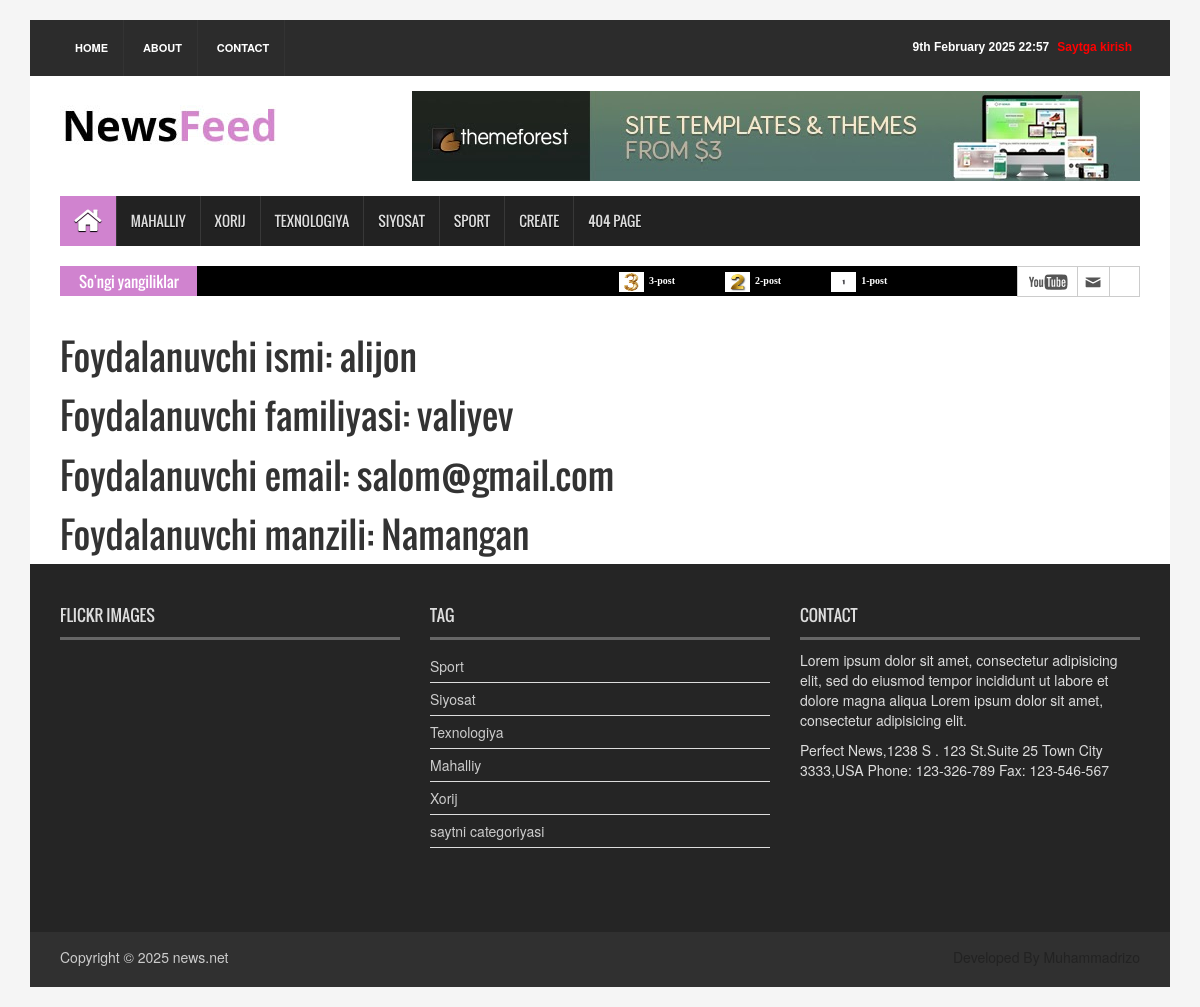
Page /users/detail/1 on the committed database.
### news_app/models.py (models this page shows, shortened)
class News(models.Model):
    class Status(models.TextChoices):
        Draft = 'DF', 'Draft'
        Published = 'PB', 'Publish'
    title = models.CharField(max_length=250)
    slug = models.SlugField(max_length=250)
    body = models.TextField()
    image = models.ImageField(upload_to='news/images')
    category = models.ForeignKey(Category, on_delete=models.CASCADE)
    publish_time = models.DateTimeField(default=timezone.now)
    created_time = models.DateTimeField(auto_now_add=True)
    update_time = models.DateTimeField(auto_now=True)
    status = models.CharField(max_length=2,
                              choices=Status.choices,
                              default=Status.Draft)
    objects = models.Manager()
    published = PublishedManager()
    class Meta:
        ordering = ["-publish_time"]
    def get_absolute_url(self):
        return reverse("news_detail", args=[self.slug])

class Category(models.Model):
    name = models.CharField(max_length=150)

### foydalanuvchilar/models.py (models this page shows, shortened)
class Foydalanuvchilar(models.Model):
    ism = models.CharField(max_length=50)
    familiya = models.CharField(max_length=50)
    login = models.CharField(max_length=50)
    email = models.CharField(max_length=50)
    tyil = models.DateTimeField()
    manzil = models.TextField()

### foydalanuvchilar/views.py (the view)
# urls.py: path('detail/<int:id>', users_detail, name="user_detail"),
def users_detail(request, id):
    userlar = Foydalanuvchilar.objects.get(id=id)
    context = {
        "user": userlar
    }
    return render(request, template_name='news/user_batafsil.html', context=context)

### news_app/context_processors.py (called while the page is built)
def latest_news(request):
    latest_news = News.published.all().order_by('-publish_time')[:10]
    categories = Category.objects.all()
    context = {
        "latest_news": latest_news,
        "categories": categories
    }
    return context

### news_app/models.py (called while the page is built)
    def get_queryset(self):
        return super().get_queryset().filter(status=News.Status.Published)

### templates/news/user_batafsil.html (shortened to what this page needs)
{% extends 'news/base.html' %}
{% load static %}
{% block content %}
  <section id="contentSection">
    <div class="row">
      <div class="col-lg-8 col-md-8 col-sm-8">
        <div class="left_content">
             <h1>  Foydalanuvchi ismi: {{ user.ism }} </h1>
             <h1>  Foydalanuvchi familiyasi: {{ user.familiya }} </h1>
             <h1>  Foydalanuvchi email: {{ user.email }} </h1>
             <h1>  Foydalanuvchi manzili: {{ user.manzil }} </h1>
      </div>
      </div>
    </div>
  </section>
{% endblock content %}

### templates/news/base.html (shortened to what this page needs)
{% load static %}
<!DOCTYPE html>
<html>
<head>
<link rel="stylesheet" type="text/css" href="{% static 'css/bootstrap.min.css' %}">
<link rel="stylesheet" type="text/css" href="{% static 'css/font-awesome.min.css' %}">
<link rel="stylesheet" type="text/css" href="{% static 'css/animate.css' %}">
<link rel="stylesheet" type="text/css" href="{% static 'css/font.css' %}">
<link rel="stylesheet" type="text/css" href="{% static 'css/li-scroller.css' %}">
<link rel="stylesheet" type="text/css" href="{% static 'css/slick.css' %}">
<link rel="stylesheet" type="text/css" href="{% static 'css/jquery.fancybox.css' %}">
<link rel="stylesheet" type="text/css" href="{% static 'css/theme.css' %}">
<link rel="stylesheet" type="text/css" href="{% static 'css/style.css' %}">
</head>
<body>
<div class="container">
  <header id="header">
    <div class="row">
      <div class="col-lg-12 col-md-12 col-sm-12">
        <div class="header_top">
          <div class="header_top_left">
            <ul class="top_nav">
              <li><a href="{% url 'home_page' %}">Home</a></li>
              <li><a href="{% url 'about_page' %}">About</a></li>
              <li><a href="{% url 'contact_page' %}">Contact</a></li>
            </ul>
          </div>
          <div class="header_top_right">
            {% if request.user.is_authenticated %}
            <p><a href="{% url 'logout' %}" style="color:red">Logout</a></p>
            <p><a href="{% url 'user_profile' %}" style="color:green">My profile</a></p>
            {% else %}
            <p><a href="{% url 'login' %}" style="color:red">Saytga kirish</a></p>
            {% endif  %}
            <p>{% now "jS F Y H:i" %}</p>
          </div>
        </div>
      </div>
      <div class="col-lg-12 col-md-12 col-sm-12">
        <div class="header_bottom">
          <div class="logo_area"><a href="{% url 'home_page' %}" class="logo"><img src="{% static 'images/logo.jpg' %}" alt=""></a></div>
          <div class="add_banner"><a href="#"><img src="{% static 'images/addbanner_728x90_V1.jpg' %}" alt=""></a></div>
        </div>
      </div>
    </div>
  </header>
  <section id="navArea">
    <nav class="navbar navbar-inverse" role="navigation">
      <div id="navbar" class="navbar-collapse collapse">
        <ul class="nav navbar-nav main_nav">
          <li class="active"><a href="{% url 'home_page' %}"><span class="fa fa-home desktop-home"></span><span class="mobile-show">Home</span></a></li>
          <li><a href="{% url 'local_page' %}">Mahalliy</a></li>
          <li><a href="{% url 'xorij_page' %}">Xorij</a></li>
          <li><a href="{% url 'texno_page' %}">Texnologiya</a></li>
          <li><a href="{% url 'siyosiy_page' %}">Siyosat</a></li>
          <li><a href="{% url 'sportnews_page' %}">Sport</a></li>
          <li><a href="{% url 'create_view' %}">Create</a></li>
          <li><a href="#">404 Page</a></li>
        </ul>
      </div>
    </nav>
  </section>
  <section id="newsSection">
    <div class="row">
      <div class="col-lg-12 col-md-12">
        <div class="latest_newsarea"> <span>So'ngi yangiliklar</span>
          <ul id="ticker01" class="news_sticker">
            {% for xabar in latest_news %}
            <li><a href="{{ xabar.get_absolute_url }}"><img src="{{ xabar.image.url }}" alt="">{{ xabar.title | truncatewords:2 }}</a></li>
            {% endfor %}
          </ul>
          <div class="social_area">
            <ul class="social_nav">
              <li class="youtube"><a href="www.youtube.com/@toxic11x"></a></li>
              <li class="mail"><a href="https://mail.google.com/imtoxic2011@gmail.com"></a></li>
              <li class="telegram"><a href="https://t.me/im_0720"></a></li>
            </ul>
          </div>
        </div>
      </div>
    </div>
  </section>
{% block content %}
{% endblock content %}
  <footer id="footer">
    <div class="footer_top">
      <div class="row">
        <div class="col-lg-4 col-md-4 col-sm-4">
          <div class="footer_widget wow fadeInLeftBig">
            <h2>Flickr Images</h2>
          </div>
        </div>
        <div class="col-lg-4 col-md-4 col-sm-4">
          <div class="footer_widget wow fadeInDown">
            <h2>Tag</h2>
            <ul class="tag_nav">
              {% for i in categories %}
              <li><a href="#">{{ i.name }}</a></li>
              {% endfor %}
            </ul>
          </div>
        </div>
        <div class="col-lg-4 col-md-4 col-sm-4">
          <div class="footer_widget wow fadeInRightBig">
            <h2>Contact</h2>
            <p>Lorem ipsum dolor sit amet, consectetur adipisicing elit, sed do eiusmod tempor incididunt ut labore et dolore magna aliqua Lorem ipsum dolor sit amet, consectetur adipisicing elit.</p>
            <address>
            Perfect News,1238 S . 123 St.Suite 25 Town City 3333,USA Phone: 123-326-789 Fax: 123-546-567
            </address>
          </div>
        </div>
      </div>
    </div>
    <div class="footer_bottom">
      <p class="copyright">Copyright &copy; 2025 <a href="{% url 'home_page' %}">news.net</a></p>
      <p class="developer">Developed By Muhammadrizo</p>
    </div>
  </footer>
</div>
</body>
</html>

### static/css/li-scroller.css (style rules this page uses)
ul.newsticker { position:relative; left:750px; font:bold 10px Verdana; list-style-type:none; margin:0; padding:0 }
ul.newsticker li { float:left; margin:0; padding:0 }
ul.newsticker a { white-space:nowrap; padding:0; color:#fff; margin:0 50px 0 0 }
ul.newsticker a > img { height:20px; margin-right:5px; width:25px }

### static/css/theme.css (style rules this page uses)
.navbar-inverse .navbar-nav > .active > a, .navbar-inverse .navbar-nav > .active > a:hover, .navbar-inverse .navbar-nav > .active > a:focus { background-color:#d083cf }
.latest_newsarea span { background:none repeat scroll 0 0 #d083cf }

### rows in the picture
News: image (picture), title "3-post"
News: image (picture), title "2-post"
News: image (picture), title "1-post"
Foydalanuvchilar: ism "alijon", familiya "valiyev", email "salom@gmail.com", manzil "Namangan"
Category: name "Sport"
Category: name "Siyosat"
Category: name "Texnologiya"
Category: name "Mahalliy"
Category: name "Xorij"
Category: name "saytni categoriyasi"
